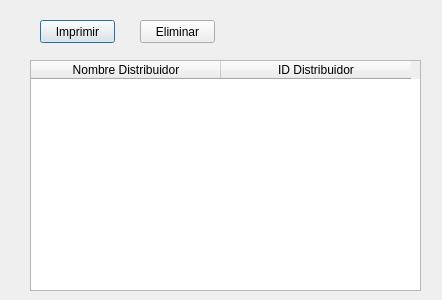
<?xml version="1.0" encoding="UTF-8"?>
<ui version="4.0">
 <class>VerDistribuidorDialog</class>
 <widget class="QDialog" name="VerDistribuidorDialog">
  <property name="geometry">
   <rect>
    <x>0</x>
    <y>0</y>
    <width>442</width>
    <height>300</height>
   </rect>
  </property>
  <property name="windowTitle">
   <string>Dialog</string>
  </property>
  <widget class="QTableWidget" name="tableWidget">
   <property name="geometry">
    <rect>
     <x>30</x>
     <y>60</y>
     <width>391</width>
     <height>231</height>
    </rect>
   </property>
   <property name="selectionMode">
    <enum>QAbstractItemView::SingleSelection</enum>
   </property>
   <property name="selectionBehavior">
    <enum>QAbstractItemView::SelectRows</enum>
   </property>
   <attribute name="horizontalHeaderDefaultSectionSize">
    <number>190</number>
   </attribute>
   <column>
    <property name="text">
     <string>Nombre Distribuidor</string>
    </property>
   </column>
   <column>
    <property name="text">
     <string>ID Distribuidor</string>
    </property>
   </column>
  </widget>
  <widget class="QPushButton" name="pushButton_agregar">
   <property name="geometry">
    <rect>
     <x>40</x>
     <y>20</y>
     <width>75</width>
     <height>23</height>
    </rect>
   </property>
   <property name="text">
    <string>Imprimir</string>
   </property>
  </widget>
  <widget class="QPushButton" name="pushButton_agregar_2">
   <property name="geometry">
    <rect>
     <x>140</x>
     <y>20</y>
     <width>75</width>
     <height>23</height>
    </rect>
   </property>
   <property name="text">
    <string>Eliminar</string>
   </property>
  </widget>
 </widget>
 <resources/>
 <connections/>
</ui>
